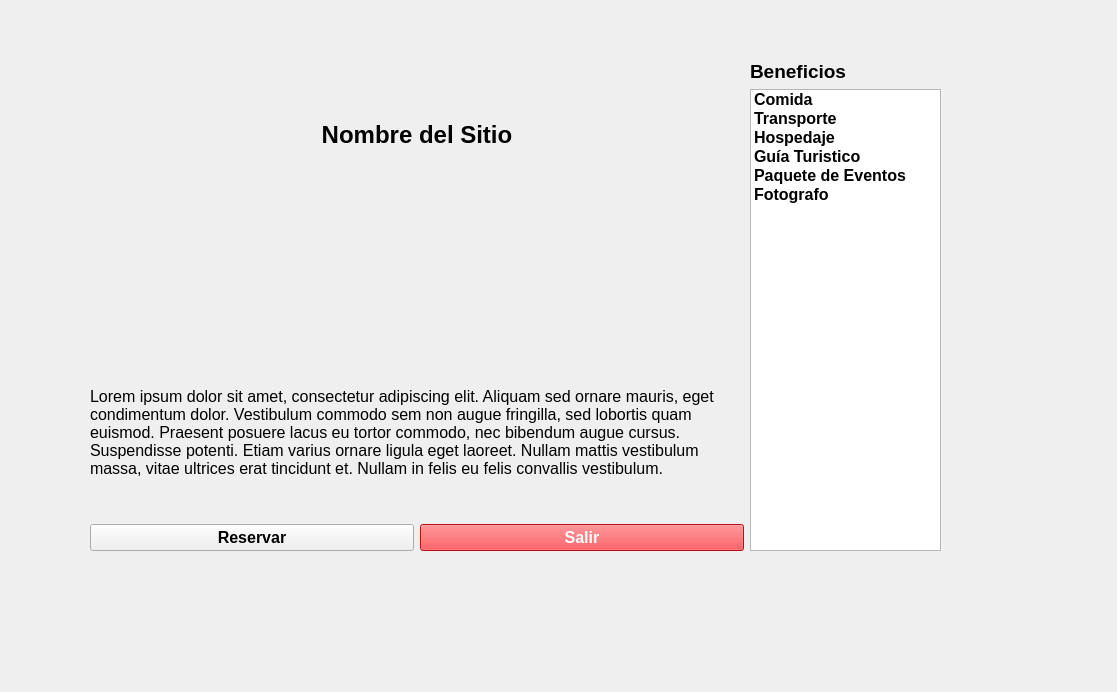
<?xml version="1.0" encoding="UTF-8"?>
<ui version="4.0">
 <class>sitio</class>
 <widget class="QWidget" name="sitio">
  <property name="geometry">
   <rect>
    <x>0</x>
    <y>0</y>
    <width>1117</width>
    <height>692</height>
   </rect>
  </property>
  <property name="minimumSize">
   <size>
    <width>773</width>
    <height>580</height>
   </size>
  </property>
  <property name="windowTitle">
   <string>Form</string>
  </property>
  <widget class="QWidget" name="horizontalLayoutWidget">
   <property name="geometry">
    <rect>
     <x>80</x>
     <y>50</y>
     <width>871</width>
     <height>511</height>
    </rect>
   </property>
   <layout class="QHBoxLayout" name="horizontalLayout">
    <property name="leftMargin">
     <number>10</number>
    </property>
    <property name="topMargin">
     <number>10</number>
    </property>
    <property name="rightMargin">
     <number>10</number>
    </property>
    <property name="bottomMargin">
     <number>10</number>
    </property>
    <item>
     <layout class="QGridLayout" name="gridLayout">
      <item row="0" column="0" colspan="2">
       <widget class="QLabel" name="lb_sitio">
        <property name="font">
         <font>
          <family>SansSerif</family>
          <pointsize>18</pointsize>
          <weight>75</weight>
          <bold>true</bold>
         </font>
        </property>
        <property name="text">
         <string>Nombre del Sitio</string>
        </property>
        <property name="alignment">
         <set>Qt::AlignCenter</set>
        </property>
       </widget>
      </item>
      <item row="3" column="1">
       <widget class="QPushButton" name="btn_salir">
        <property name="font">
         <font>
          <family>SansSerif</family>
          <pointsize>12</pointsize>
          <weight>75</weight>
          <bold>true</bold>
         </font>
        </property>
        <property name="styleSheet">
         <string notr="true">color: rgb(255, 255, 255);
background-color: rgb(255, 23, 27);</string>
        </property>
        <property name="text">
         <string>Salir</string>
        </property>
       </widget>
      </item>
      <item row="1" column="0" colspan="2">
       <widget class="QLabel" name="foto_sitio">
        <property name="text">
         <string/>
        </property>
        <property name="pixmap">
         <pixmap>bocasdeltoro.png</pixmap>
        </property>
        <property name="scaledContents">
         <bool>true</bool>
        </property>
       </widget>
      </item>
      <item row="3" column="0">
       <widget class="QPushButton" name="btn_reservar">
        <property name="font">
         <font>
          <family>SansSerif</family>
          <pointsize>12</pointsize>
          <weight>75</weight>
          <bold>true</bold>
         </font>
        </property>
        <property name="text">
         <string>Reservar</string>
        </property>
       </widget>
      </item>
      <item row="2" column="0" colspan="2">
       <widget class="QLabel" name="desc_sitio">
        <property name="font">
         <font>
          <family>SansSerif</family>
          <pointsize>12</pointsize>
         </font>
        </property>
        <property name="text">
         <string>
Lorem ipsum dolor sit amet, consectetur adipiscing elit. Aliquam sed ornare mauris, eget condimentum dolor. Vestibulum commodo sem non augue fringilla, sed lobortis quam euismod. Praesent posuere lacus eu tortor commodo, nec bibendum augue cursus. Suspendisse potenti. Etiam varius ornare ligula eget laoreet. Nullam mattis vestibulum massa, vitae ultrices erat tincidunt et. Nullam in felis eu felis convallis vestibulum.</string>
        </property>
        <property name="textFormat">
         <enum>Qt::AutoText</enum>
        </property>
        <property name="alignment">
         <set>Qt::AlignLeading|Qt::AlignLeft|Qt::AlignTop</set>
        </property>
        <property name="wordWrap">
         <bool>true</bool>
        </property>
       </widget>
      </item>
     </layout>
    </item>
    <item>
     <layout class="QGridLayout" name="gridLayout_2">
      <item row="2" column="0">
       <widget class="QListWidget" name="lista_beneficios">
        <property name="font">
         <font>
          <family>SansSerif</family>
          <pointsize>12</pointsize>
          <weight>75</weight>
          <bold>true</bold>
         </font>
        </property>
        <item>
         <property name="text">
          <string>Comida</string>
         </property>
        </item>
        <item>
         <property name="text">
          <string>Transporte</string>
         </property>
        </item>
        <item>
         <property name="text">
          <string>Hospedaje</string>
         </property>
        </item>
        <item>
         <property name="text">
          <string>Guía Turistico</string>
         </property>
        </item>
        <item>
         <property name="text">
          <string>Paquete de Eventos</string>
         </property>
        </item>
        <item>
         <property name="text">
          <string>Fotografo</string>
         </property>
        </item>
       </widget>
      </item>
      <item row="1" column="0">
       <widget class="QLabel" name="lb_beneficios">
        <property name="font">
         <font>
          <family>SansSerif</family>
          <pointsize>14</pointsize>
          <weight>75</weight>
          <bold>true</bold>
         </font>
        </property>
        <property name="text">
         <string>Beneficios</string>
        </property>
       </widget>
      </item>
     </layout>
    </item>
   </layout>
  </widget>
 </widget>
 <resources/>
 <connections/>
</ui>
